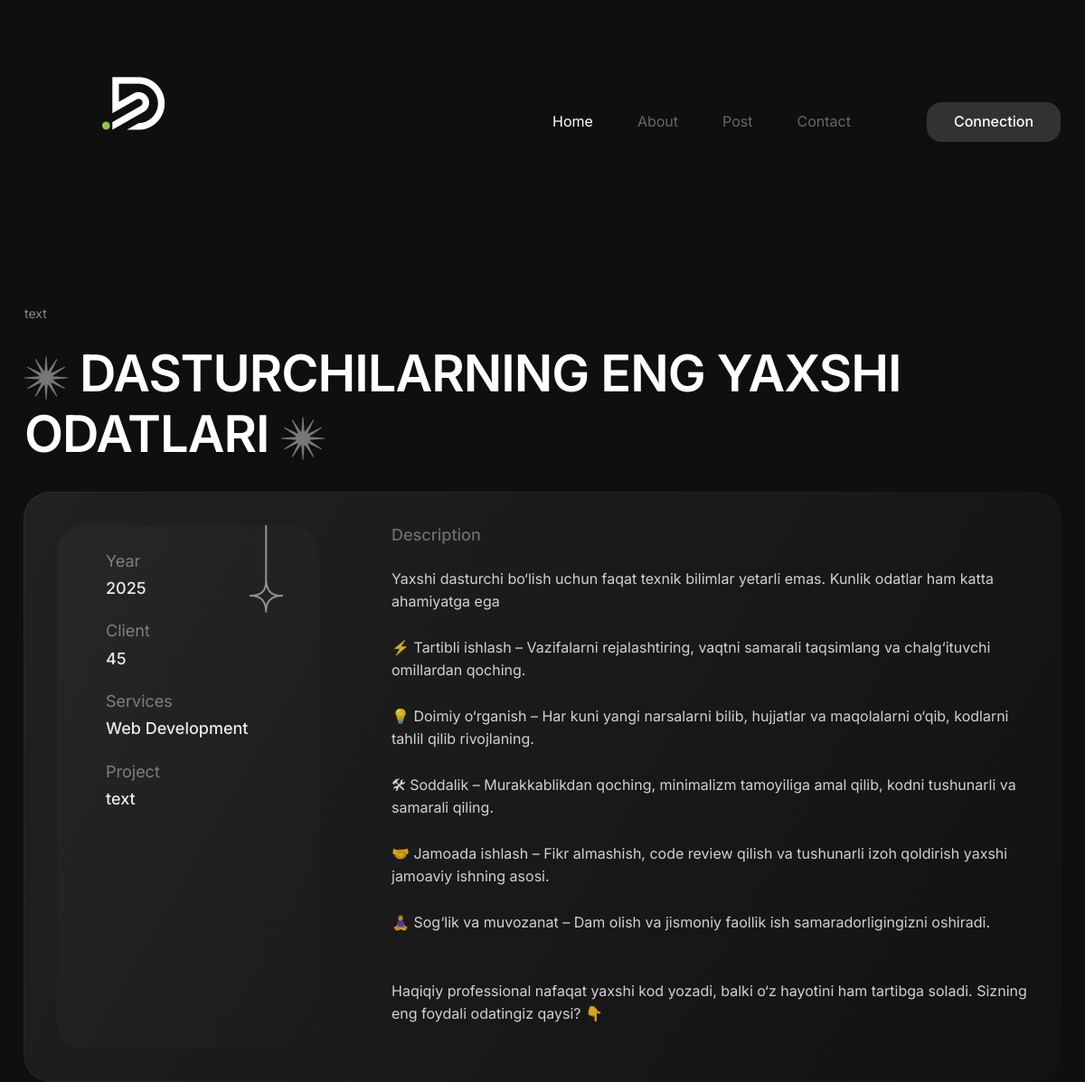
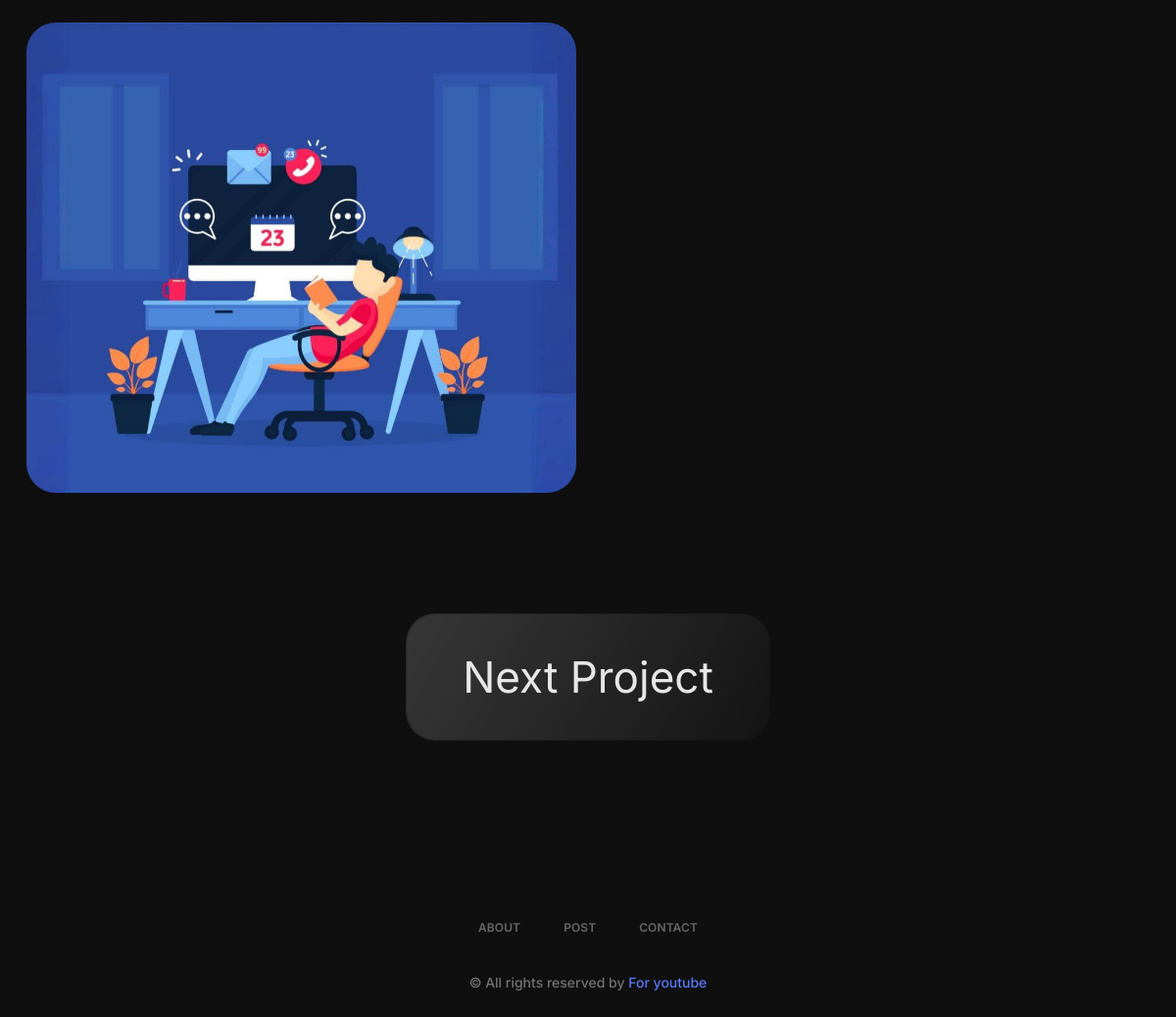
The page /work/dasturchilarning-eng-yaxshi-odatlari/ on the database its author committed (2 pictures, top to bottom).
### portfolio/models.py (models this page shows, shortened)
class Project(models.Model):
    title = models.CharField(max_length=100, help_text="Enter your project title")
    year = models.CharField(max_length=4, help_text="Year, e.g., 2018")
    client = models.CharField(max_length=100, null=True, blank=True, help_text="Client, e.g., Google")
    service = models.CharField(max_length=100, null=True, blank=True, help_text="Service, e.g., Web Development")
    project_type = models.CharField(max_length=50, help_text="Project type e.g., Full Stack")
    description = HTMLField(null=True, blank=True, help_text="Details about the project")
    slug = models.SlugField(max_length=200, unique=True, blank=True)
    is_active = models.BooleanField(default=False)
    create_at = models.DateTimeField(auto_now_add=True)

class ProjectImage(models.Model):
    project = models.ForeignKey(Project, on_delete=models.CASCADE, related_name='images')
    image = models.ImageField(upload_to='project/image', help_text="Upload your project image")

### portfolio/views.py (the view, shortened to what this page needs)
# urls.py: path('work/<slug:slug>/', WorkDetailView.as_view(), name='work_detail'),
class WorkDetailView(DetailView):
    model = Project
    template_name = 'work-detail.html'
    context_object_name = 'project'
    def get_object(self, queryset=None):
        slug = self.kwargs.get('slug')
        try:
            return Project.objects.prefetch_related('images').get(slug=slug)
        except Project.DoesNotExist:
            raise Http404("Project does not exist")

### templates/work-detail.html (shortened to what this page needs)
{% extends 'base.html' %}
{% load static %}
{% block content %}
        <section class="breadcrumb-area">
            <div class="container">
                <div class="breadcrumb-content" data-aos="fade-up">
                    <p>{{ project.project_type }}</p>
                    <h1 class="section-heading"><img src="{% static '/images/star-2.png' %}" alt="Star"> {{ project.title }} <img src="{% static '/images/star-2.png' %}" alt="Star"></h1>
                </div>
            </div>
        </section>
        <section class="project-details-wrap">
            <div class="container">
                <div data-aos="zoom-in">
                    <div class="project-about-2 d-flex shadow-box mb-24">
                        <img src="{% static '/images/bg1.png' %}" alt="BG" class="bg-img">
                        <div class="left-details">
                            <img src="{% static '/images/icon3.png' %}" alt="Icon">
                            <ul>
                                <li>
                                    <p>Year</p>
                                    <h4>{{ project.year }}</h4>
                                </li>
                                <li>
                                    <p>Client</p>
                                    <h4>{{ project.client}}</h4>
                                </li>
                                <li>
                                    <p>Services</p>
                                    <h4>{{ project.service}}</h4>
                                </li>
                                <li>
                                    <p>Project</p>
                                    <h4>{{ project.project_type }}</h4>
                                </li>
                            </ul>
                        </div>
                        <div class="right-details">
                            <h3>Description</h3>
                            <p>{{ project.description|safe }}</p>
                        </div>
                    </div>
                </div>
                <div class="row mb-24">
                    <div class="col-md-6" data-aos="zoom-in">
                        {% for image in project.images.all %}
                            <div class="project-details-3-img">
                                <img src="{{ image.image.url }}" alt="Project">
                            </div>
                        {% endfor %}
                    </div>
                </div>
            </div>
            <div class="container d-flex align-items-center justify-content-center" data-aos="zoom-in">
                <a href="#" class="big-btn shadow-box">
                    Next Project
                </a>
            </div>
        </section>
{% endblock %}

### static/css/style.css (style rules this page uses)
:root { --primary_color: #5B78F6; --dark: #323232; }
*,*::before,*::after { margin: 0; padding: 0; box-sizing: border-box; }
body { font-family: 'Inter', sans-serif; font-size: 14px; scroll-behavior: smooth; color: #9f9f9f; background: #0F0F0F; line-height: 19.2px; }
img { max-width: 100%; }
a { text-decoration: none; }
.container { max-width: 1170px; }
.mb-24 { margin-bottom: 24px; }
ul, ol { list-style: none; margin: 0; padding: 0; }
.shadow-box { position: relative; border-radius: 30px; background: #0F0F0F; }
.shadow-box::after { content: ''; position: absolute; left: 0; top: 0; top: 0; right: 0; bottom: 0; left: 0; background: linear-gradient(120deg, rgb(255 255 255 / 12%), rgb(255 255 255 / 1%)); content: ''; z-index: -1; border-radius: 30px; margin: -1px; }
.service-area .service-content-wrap .service-content-inner .service-item::before, .shadow-box::before { content: ''; position: absolute; left: 0; top: 0; width: 100%; height: 100%; z-index: 1; background: linear-gradient(120deg, rgba(255,255,255,0.3), rgba(255,255,255,0.05)); border-radius: 30px; opacity: 0.25; }
.shadow-box * { z-index: 2; position: relative; }
.section-heading { color: #ffffff; font-size: 74px; font-weight: 600; text-transform: uppercase; letter-spacing: -01px; display: flex; align-items: center; gap: 5px; margin-top: 2px; justify-content: center; }
.section-heading img { display: block; }
.credential-area .credential-sidebar .bg-img, .contact-area .contact-form .bg-img, .project-details-wrap .project-about-2 .bg-img, .project-details-wrap .project-infos-wrap .bg-img, .projects-area .project-item .bg-img, .about-area .about-edc-exp .bg-img, .about-area .about-image-box .bg-img, .about-area .about-me-box .bg-img, .info-box .bg-img { opacity: 0.1; position: absolute; left: 0; top: 0; border-radius: 30px; width: 100%; height: 100%; object-fit: cover; }
.bg-img { position: absolute; width: 100%; height: 100%; top: 0; left: 0; opacity: 0.1; z-index: -1; }
h1 { color: white; font-size: 24px; }
.breadcrumb-area { padding-top: 77px; }
.breadcrumb-area .breadcrumb-content p { color: #BCBCBC; opacity: 0.7; margin-bottom: 24px; }
.breadcrumb-area .breadcrumb-content .section-heading { font-size: 56px; position: relative; display: block; margin-bottom: 30px; }
.breadcrumb-area .breadcrumb-content .section-heading img { display: initial; }
.project-details-wrap .project-about-2 .left-details:before, .project-details-wrap .project-infos-wrap .project-details-info::before { content: ''; position: absolute; left: 0; top: 0; width: 100%; height: 100%; z-index: -1; opacity: 0.1; background: linear-gradient(120deg, rgba(255,255,255,0.3), rgba(255,255,255,0.05)); border-radius: 30px; }
.project-details-wrap .project-details-3-img img, .project-details-wrap .project-details-2-img img { display: block; object-fit: cover; width: 100%; height: 100%; border-radius: 30px; }
.project-details-wrap .project-details-3-img { height: 480px; position: relative; border-radius: 30px; }
.project-details-wrap .project-about-2 { padding: 36px; gap: 80px; }
.project-details-wrap .project-about-2 .left-details { position: relative; flex: none; padding: 30px 54px; width: 290px; }
.project-details-wrap .project-about-2 .left-details img { position: absolute; right: 40px; top: 0; }
.project-details-wrap .project-about-2 .left-details ul li + li { margin-top: 27px; }
.project-details-wrap .project-about-2 .left-details ul li p { color: #BCBCBC; font-size: 18px; opacity: 0.6; margin-bottom: 10px; }
.project-details-wrap .project-about-2 .left-details ul li h4 { color: #FFFFFF; opacity: 0.9; font-size: 18px; margin: 0; }
.project-details-wrap .project-about-2 .right-details h3 { font-size: 18px; color: #BCBCBC; opacity: 0.5; margin-bottom: 17px; }
.project-details-wrap .project-about-2 .right-details p { font-size: 16px; color: #fff; opacity: 0.8; line-height: 1.56; margin-bottom: 26px; }
.project-details-wrap .big-btn { margin-top: 100px; color: #fff; font-size: 44px; opacity: 0.9; display: block; line-height: 1.2; padding: 38px 57px; transition: .3s; }

### rows shown on the page
Project: project_type "text", title "DASTURCHILARNING ENG YAXSHI ODATLARI", year "2025", client "45", service "Web Development", description "Yaxshi dasturchi bo‘lish uchun faqat texnik bilimlar yetarli emas. Kunlik odatlar ham katta ahamiyatga ega ⚡️ Tartibli ishlash – Vazifalarni rejalashtiring, vaqtni samarali taqsimlang va chalg‘ituvchi omillardan qoching. 💡 Doimiy o‘rganish – Har kuni yangi narsalarni bilib, hujjatlar va maqolalarni o‘qib, kodlarni tahlil qilib rivojlaning. 🛠 Soddalik – Murakkablikdan qoching, minimalizm tamoyiliga amal qilib, kodni tushunarli va samarali qiling. 🤝 Jamoada ishlash – Fikr almashish, code review qilish va tushunarli izoh qoldirish yaxshi jamoaviy ishning asosi. 🧘‍♀️ Sog‘lik va muvozanat – Dam olish va jismoniy faollik ish samaradorligingizni oshiradi. Haqiqiy professional nafaqat yaxshi kod…"
ProjectImage: image (picture)
